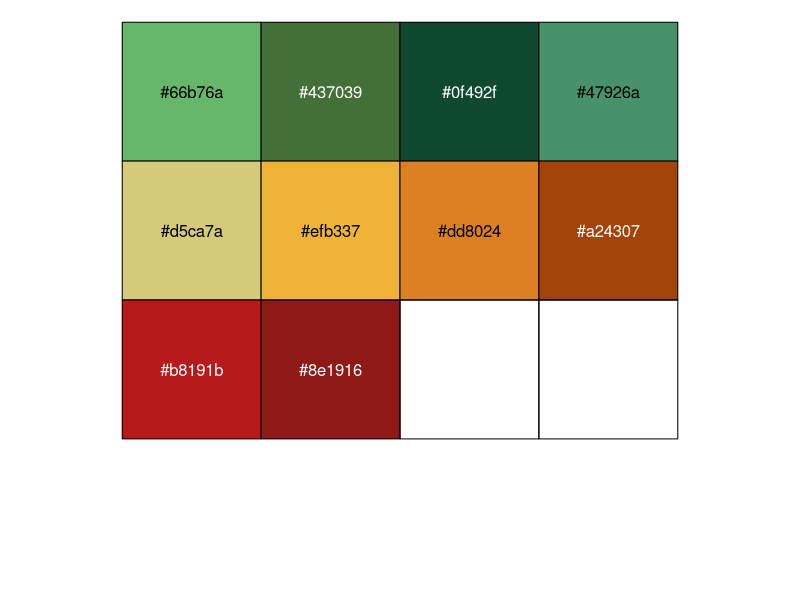

Generate this figure with R: (Note: this script raises an error after producing the figure.)
library(tidyverse)
library(sjmisc)

paleta <- c("#66b76a","#437039","#0f492f","#47926a","#d5ca7a","#efb337","#dd8024","#a24307","#b8191b","#8e1916")

scales::show_col(paleta)

df <- read_rds("data/nombre_pueblo_indigena.rds")

df <- df %>% 
  group_by(region, nombre_pueblo, sexo) %>% 
  summarise(n = sum(n)) %>% 
  arrange(nombre_pueblo, n)

df %>% 
  ggplot(aes(x = nombre_pueblo, y = n, fill = nombre_pueblo)) +
  geom_col(width = 0.5) +
  scale_y_continuous(limits = c(0,200000)) +
  scale_fill_manual(values = paleta, guide = "none") +
  coord_flip() +
  facet_grid(cols = vars(sexo), scales = "free")
